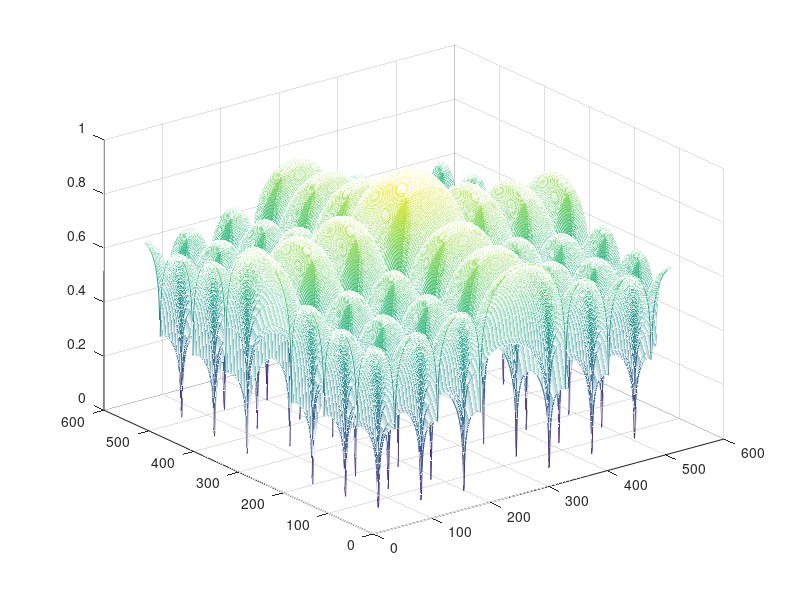

Here is the MATLAB script that generated this plot:
clc
clear
% h = double(rgb2gray(imread('/Users/INNOCENTBOY/Documents/MATLAB/pic/512/4.2.04.tiff')));
% im = rgb2gray(im);
% im = double(im);
h = ones(7,7);
h=h/49;
z =  fftshift(fft2(h,512,512));
z1 = abs(z);
% z2 = angle(z);
% z3 = real(z);
% z4 = imag(z);
% z5 = log10(z1);
% z7 = mat2gray(log(1+z1));
z7 = mat2gray(10*log10(z1));

k1 = 1:1:512;
k2 = 1:1:512;
[k1,k2] = meshgrid(k1,k2);
mesh(k1,k2,z7);
% mesh(k1,k2,im);

% imshow(z7);

%% shifted -1 times
% a = ones(512,512);
% for n1=1:1:512
%     for n2=1:1:512
%         k = (-1)^(n1+n2);
%     a(n1,n2)= k* a(n1,n2);
%     end
% end
% 
% z6 = im.*a;
% z6 =  (fft2(z6));
% 
% z6 = abs(z6);
% z6 = mat2gray(log(1+z6));
% 
% mesh(k1,k2,z6);
% 
% % surf(k1,k2,z1)


% plot(abs(z));